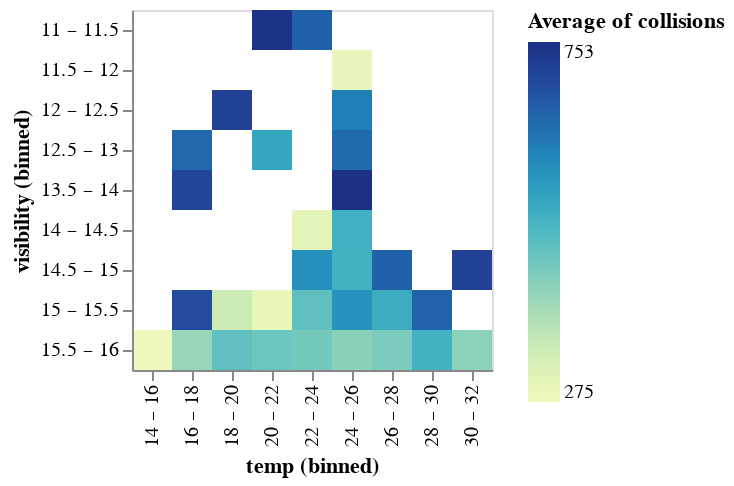

Notebook source saved alongside this figure:
### Markdown cell above
Heatmap

### Code cell
alt.Chart(coll_weather).mark_rect().encode(
    x=alt.X('temp:O', bin=True),  # Binarize temperature
    y=alt.Y('visibility:O', bin=True),  # Binarize windspeed
    color='average(collisions):Q',
)

### Figure 1 — Vega-Lite specification as saved in the notebook (floating-point values rounded to 4 significant figures; data arrays with more than 128 entries replaced by an {"elided": "..."} marker saying what was removed)
{"config": {"view": {"continuousWidth": 300, "continuousHeight": 300}}, "data": {"name": "data-8b5876078716f2ebae27c2129db55dbc"}, "mark": {"type": "rect"}, "encoding": {"color": {"aggregate": "average", "field": "collisions", "type": "quantitative"}, "x": {"bin": true, "field": "temp", "type": "ordinal"}, "y": {"bin": true, "field": "visibility", "type": "ordinal"}}, "$schema": "https://vega.github.io/schema/vega-lite/v5.8.0.json", "datasets": {"data-8b5876078716f2ebae27c2129db55dbc": {"elided": "244 records"}}}
